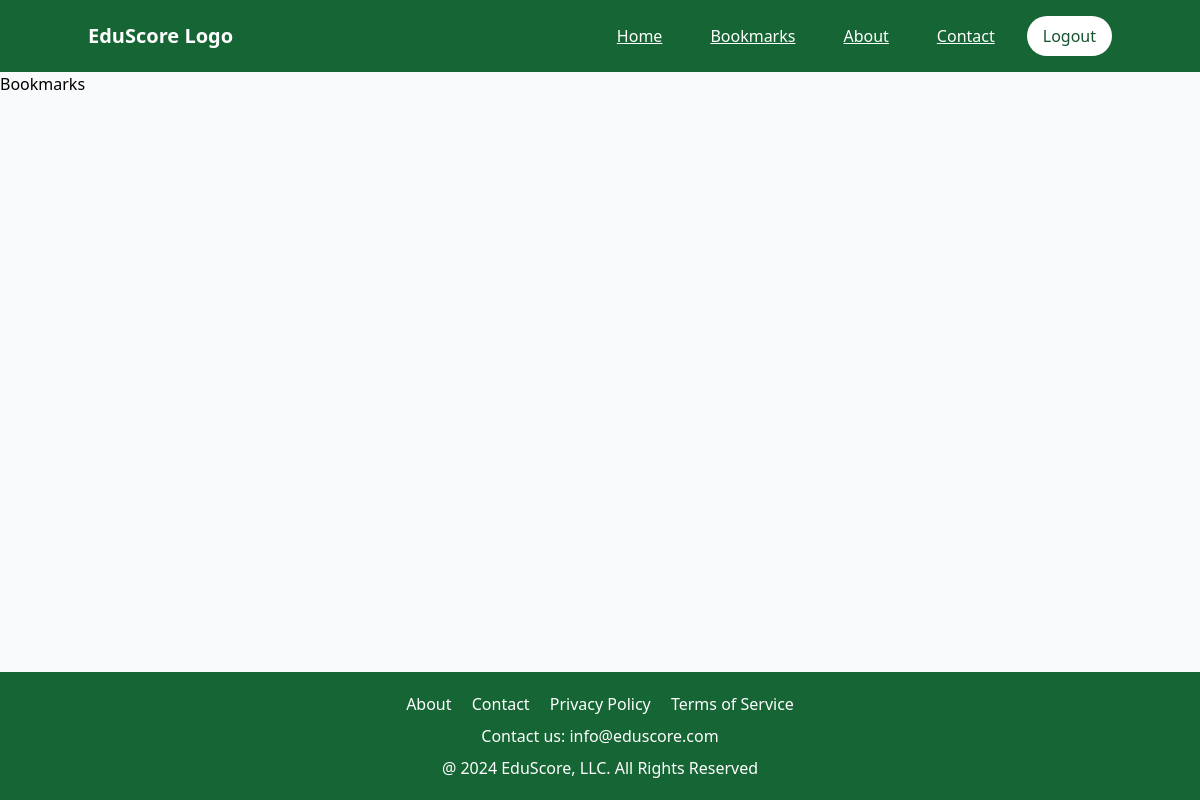
Page /bookmark (signed in) on the earlier database version.
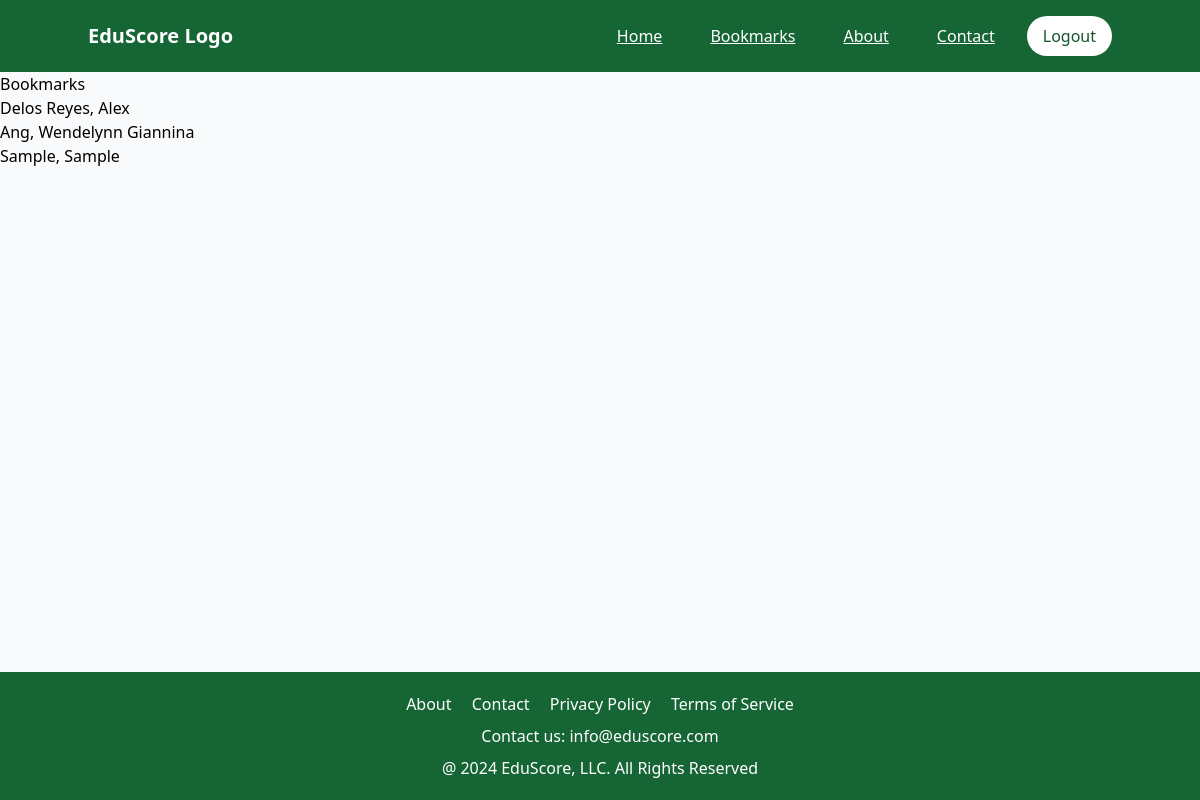
Same page on the later database version.
### EvalSys/models.py (models this page shows, shortened)
class Teacher_BookmarkTB(models.Model):
    UserID = models.ForeignKey(User, on_delete=models.CASCADE)
    TeacherID = models.ForeignKey(TeacherTB, on_delete=models.CASCADE)
    DateAdded = models.DateTimeField(default=timezone.now)
    class Meta:
        unique_together = ('TeacherID', 'UserID')

class TeacherTB(models.Model):
    FirstName = models.CharField(max_length=100, null=False, blank=False)
    LastName = models.CharField(max_length=100, null=False, blank=False)
    Gender = models.CharField(max_length=50, null=True, blank=True)
    Department = models.CharField(max_length=100, null=True, blank=True, default="Unknown")
    EmpStatus = models.CharField(max_length=50, null=True, blank=True, default="Unknown")

### EvalSys/views.py (the view)
# urls.py: path('bookmark', views.showBookmark, name='Bookmark'),
@login_required(login_url='UserLogin')
def showBookmark(request):
    user = request.user
    MarkedProf = Teacher_BookmarkTB.objects.filter(UserID=user.id)
    return render(request, 'bookmark.html', {'ProfRecs': MarkedProf})

### templates/bookmark.html (shortened to what this page needs)
{% extends 'temp_2.html' %}
{% block content %}
    <div>Bookmarks</div>
    {% for item in ProfRecs %}
        <p>{{ item.TeacherID.LastName }}, {{ item.TeacherID.FirstName }}</p>
    {% endfor %}
{% endblock %}

### templates/temp_2.html (shortened to what this page needs)
<!DOCTYPE html>
<html lang="en">
<head>
    <script src="https://cdn.tailwindcss.com"></script>
</head>
<body class="bg-gray-50 min-h-screen flex flex-col">
    <header class="bg-green-800 text-white p-4">
        <div class="container mx-auto flex justify-between items-center">
            <div class="text-xl font-bold">
                <a href="{% url 'landing' %}">EduScore Logo</a>
            </div>
            <div class="flex space-x-4">
                <a href="{% url 'SearchProf' %}" class="underline px-4 py-2">Home</a>
                {% if user.is_authenticated %}
                    <a href="{% url 'Bookmark' %}" class="underline px-4 py-2">Bookmarks</a>
                {% endif %}
                <a href="#" class="underline px-4 py-2">About</a>
                <a href="#" class="underline px-4 py-2">Contact</a>
                {% if user.is_authenticated %}
                    <a href="{% url 'UserLogout' %}" class="bg-white rounded-full text-green-900 px-4 py-2">Logout</a>
                {% else %}
                    <a href="{% url 'UserLogin' %}" class="bg-white rounded-full text-green-900 px-4 py-2">Login</a>
                {% endif %}
            </div>
        </div>
    </header>
    <main class="flex-grow">
        {% block content %}
        {% endblock %}
    </main>
    <footer class="bg-green-800 text-white p-5">
        <div class="container mx-auto text-center">
            <div class="mb-2">
                <a href="#" class="px-2">About</a>
                <a href="#" class="px-2">Contact</a>
                <a href="#" class="px-2">Privacy Policy</a>
                <a href="#" class="px-2">Terms of Service</a>
            </div>
            <div class="mb-2">
                <div>Contact us: info@eduscore.com</div>
            </div>
            <div>@ 2024 EduScore, LLC. All Rights Reserved</div>
        </div>
    </footer>
</body>
</html>

Differences in the rows shown:
added Teacher_BookmarkTB: TeacherID.LastName "Delos Reyes", TeacherID.FirstName "Alex"
added Teacher_BookmarkTB: TeacherID.LastName "Ang", TeacherID.FirstName "Wendelynn Giannina"
added Teacher_BookmarkTB: TeacherID.LastName "Sample", TeacherID.FirstName "Sample"
